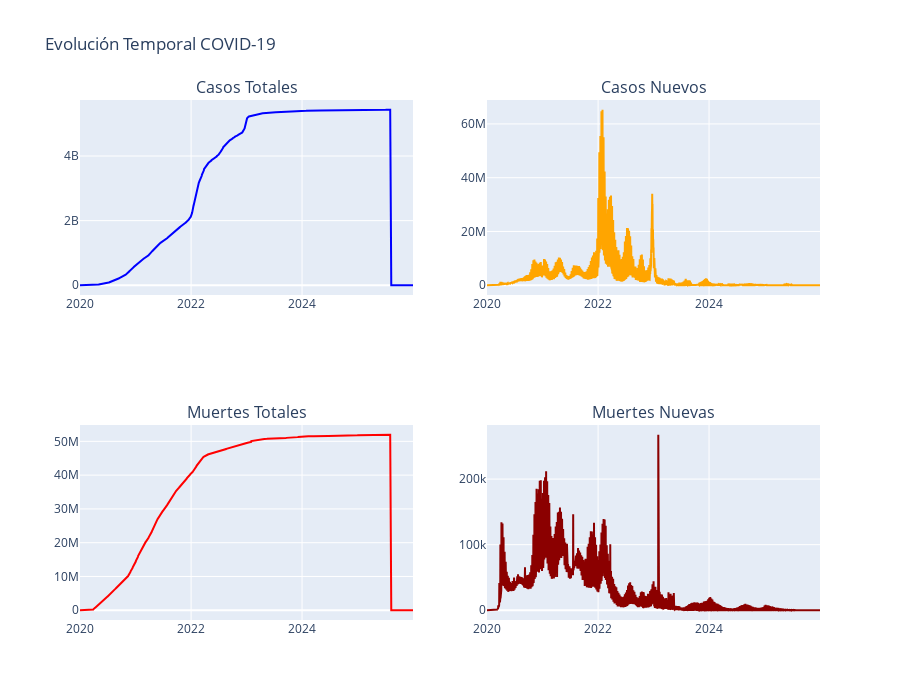

The notebook cell saved with this chart:
### Code cell
# Agregación temporal global
temporal = covid_df.groupby('date').agg({
    'total_cases': 'sum',
    'new_cases': 'sum',
    'total_deaths': 'sum',
    'new_deaths': 'sum'
}).reset_index()

# Visualización interactiva
fig = make_subplots(
    rows=2, cols=2,
    subplot_titles=('Casos Totales', 'Casos Nuevos', 'Muertes Totales', 'Muertes Nuevas')
)

fig.add_trace(
    go.Scatter(x=temporal['date'], y=temporal['total_cases'], 
               mode='lines', name='Total', line=dict(color='blue')),
    row=1, col=1
)

fig.add_trace(
    go.Scatter(x=temporal['date'], y=temporal['new_cases'],
               mode='lines', name='Nuevos', line=dict(color='orange')),
    row=1, col=2
)

fig.add_trace(
    go.Scatter(x=temporal['date'], y=temporal['total_deaths'],
               mode='lines', name='Total', line=dict(color='red')),
    row=2, col=1
)

fig.add_trace(
    go.Scatter(x=temporal['date'], y=temporal['new_deaths'],
               mode='lines', name='Nuevos', line=dict(color='darkred')),
    row=2, col=2
)

fig.update_layout(height=700, showlegend=False, title_text="Evolución Temporal COVID-19")
fig.show()

print("\nEstadísticas Temporales:")
print(f"Fecha inicio: {temporal['date'].min()}")
print(f"Fecha fin: {temporal['date'].max()}")
print(f"Total días: {len(temporal)}")

### Figure 1 — Plotly figure (JSON) as saved in the notebook; plotly's stock layout.template omitted (floating-point values rounded to 4 significant figures; data arrays with more than 128 entries replaced by an {"elided": "..."} marker saying what was removed)
{"data": [{"line": {"color": "blue"}, "mode": "lines", "name": "Total", "type": "scatter", "x": {"elided": "2066 str values"}, "xaxis": "x", "y": {"elided": "2066 float values"}, "yaxis": "y"}, {"line": {"color": "orange"}, "mode": "lines", "name": "Nuevos", "type": "scatter", "x": {"elided": "2066 str values"}, "xaxis": "x2", "y": {"elided": "2066 float values"}, "yaxis": "y2"}, {"line": {"color": "red"}, "mode": "lines", "name": "Total", "type": "scatter", "x": {"elided": "2066 str values"}, "xaxis": "x3", "y": {"elided": "2066 float values"}, "yaxis": "y3"}, {"line": {"color": "darkred"}, "mode": "lines", "name": "Nuevos", "type": "scatter", "x": {"elided": "2066 str values"}, "xaxis": "x4", "y": {"elided": "2066 float values"}, "yaxis": "y4"}], "layout": {"annotations": [{"font": {"size": 16}, "showarrow": false, "text": "Casos Totales", "x": 0.225, "xanchor": "center", "xref": "paper", "y": 1, "yanchor": "bottom", "yref": "paper"}, {"font": {"size": 16}, "showarrow": false, "text": "Casos Nuevos", "x": 0.775, "xanchor": "center", "xref": "paper", "y": 1, "yanchor": "bottom", "yref": "paper"}, {"font": {"size": 16}, "showarrow": false, "text": "Muertes Totales", "x": 0.225, "xanchor": "center", "xref": "paper", "y": 0.375, "yanchor": "bottom", "yref": "paper"}, {"font": {"size": 16}, "showarrow": false, "text": "Muertes Nuevas", "x": 0.775, "xanchor": "center", "xref": "paper", "y": 0.375, "yanchor": "bottom", "yref": "paper"}], "height": 700, "showlegend": false, "title": {"text": "Evolución Temporal COVID-19"}, "xaxis": {"anchor": "y", "domain": [0, 0.45]}, "xaxis2": {"anchor": "y2", "domain": [0.55, 1]}, "xaxis3": {"anchor": "y3", "domain": [0, 0.45]}, "xaxis4": {"anchor": "y4", "domain": [0.55, 1]}, "yaxis": {"anchor": "x", "domain": [0.625, 1]}, "yaxis2": {"anchor": "x2", "domain": [0.625, 1]}, "yaxis3": {"anchor": "x3", "domain": [0, 0.375]}, "yaxis4": {"anchor": "x4", "domain": [0, 0.375]}}}
